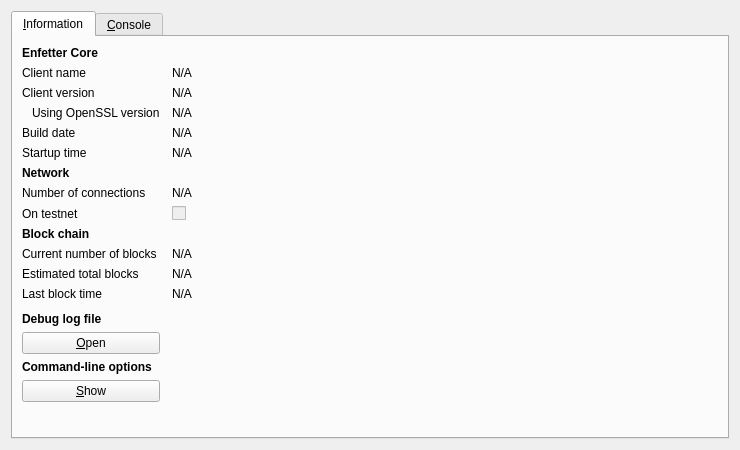
<?xml version="1.0" encoding="UTF-8"?>
<ui version="4.0">
 <class>RPCConsole</class>
 <widget class="QDialog" name="RPCConsole">
  <property name="geometry">
   <rect>
    <x>0</x>
    <y>0</y>
    <width>740</width>
    <height>450</height>
   </rect>
  </property>
  <property name="windowTitle">
   <string>Enfetter - Debug window</string>
  </property>
  <layout class="QVBoxLayout" name="verticalLayout_2">
   <item>
    <widget class="QTabWidget" name="tabWidget">
     <property name="currentIndex">
      <number>0</number>
     </property>
     <widget class="QWidget" name="tab_info">
      <attribute name="title">
       <string>&amp;Information</string>
      </attribute>
      <layout class="QGridLayout" name="gridLayout" columnstretch="0,1">
       <property name="horizontalSpacing">
        <number>12</number>
       </property>
       <item row="0" column="0">
        <widget class="QLabel" name="label_9">
         <property name="font">
          <font>
           <weight>75</weight>
           <bold>true</bold>
          </font>
         </property>
         <property name="text">
          <string>Enfetter Core</string>
         </property>
        </widget>
       </item>
       <item row="1" column="0">
        <widget class="QLabel" name="label_5">
         <property name="text">
          <string>Client name</string>
         </property>
        </widget>
       </item>
       <item row="1" column="1">
        <widget class="QLabel" name="clientName">
         <property name="cursor">
          <cursorShape>IBeamCursor</cursorShape>
         </property>
         <property name="text">
          <string>N/A</string>
         </property>
         <property name="textFormat">
          <enum>Qt::PlainText</enum>
         </property>
         <property name="textInteractionFlags">
          <set>Qt::LinksAccessibleByMouse|Qt::TextSelectableByKeyboard|Qt::TextSelectableByMouse</set>
         </property>
        </widget>
       </item>
       <item row="2" column="0">
        <widget class="QLabel" name="label_6">
         <property name="text">
          <string>Client version</string>
         </property>
        </widget>
       </item>
       <item row="2" column="1">
        <widget class="QLabel" name="clientVersion">
         <property name="cursor">
          <cursorShape>IBeamCursor</cursorShape>
         </property>
         <property name="text">
          <string>N/A</string>
         </property>
         <property name="textFormat">
          <enum>Qt::PlainText</enum>
         </property>
         <property name="textInteractionFlags">
          <set>Qt::LinksAccessibleByMouse|Qt::TextSelectableByKeyboard|Qt::TextSelectableByMouse</set>
         </property>
        </widget>
       </item>
       <item row="3" column="0">
        <widget class="QLabel" name="label_14">
         <property name="text">
          <string>Using OpenSSL version</string>
         </property>
         <property name="indent">
          <number>10</number>
         </property>
        </widget>
       </item>
       <item row="3" column="1">
        <widget class="QLabel" name="openSSLVersion">
         <property name="cursor">
          <cursorShape>IBeamCursor</cursorShape>
         </property>
         <property name="text">
          <string>N/A</string>
         </property>
         <property name="textFormat">
          <enum>Qt::PlainText</enum>
         </property>
         <property name="textInteractionFlags">
          <set>Qt::LinksAccessibleByMouse|Qt::TextSelectableByKeyboard|Qt::TextSelectableByMouse</set>
         </property>
        </widget>
       </item>
       <item row="4" column="0">
        <widget class="QLabel" name="label_12">
         <property name="text">
          <string>Build date</string>
         </property>
        </widget>
       </item>
       <item row="4" column="1">
        <widget class="QLabel" name="buildDate">
         <property name="cursor">
          <cursorShape>IBeamCursor</cursorShape>
         </property>
         <property name="text">
          <string>N/A</string>
         </property>
         <property name="textFormat">
          <enum>Qt::PlainText</enum>
         </property>
         <property name="textInteractionFlags">
          <set>Qt::LinksAccessibleByMouse|Qt::TextSelectableByKeyboard|Qt::TextSelectableByMouse</set>
         </property>
        </widget>
       </item>
       <item row="5" column="0">
        <widget class="QLabel" name="label_13">
         <property name="text">
          <string>Startup time</string>
         </property>
        </widget>
       </item>
       <item row="5" column="1">
        <widget class="QLabel" name="startupTime">
         <property name="cursor">
          <cursorShape>IBeamCursor</cursorShape>
         </property>
         <property name="text">
          <string>N/A</string>
         </property>
         <property name="textFormat">
          <enum>Qt::PlainText</enum>
         </property>
         <property name="textInteractionFlags">
          <set>Qt::LinksAccessibleByMouse|Qt::TextSelectableByKeyboard|Qt::TextSelectableByMouse</set>
         </property>
        </widget>
       </item>
       <item row="6" column="0">
        <widget class="QLabel" name="label_11">
         <property name="font">
          <font>
           <weight>75</weight>
           <bold>true</bold>
          </font>
         </property>
         <property name="text">
          <string>Network</string>
         </property>
        </widget>
       </item>
       <item row="7" column="0">
        <widget class="QLabel" name="label_7">
         <property name="text">
          <string>Number of connections</string>
         </property>
        </widget>
       </item>
       <item row="7" column="1">
        <widget class="QLabel" name="numberOfConnections">
         <property name="cursor">
          <cursorShape>IBeamCursor</cursorShape>
         </property>
         <property name="text">
          <string>N/A</string>
         </property>
         <property name="textFormat">
          <enum>Qt::PlainText</enum>
         </property>
         <property name="textInteractionFlags">
          <set>Qt::LinksAccessibleByMouse|Qt::TextSelectableByKeyboard|Qt::TextSelectableByMouse</set>
         </property>
        </widget>
       </item>
       <item row="8" column="0">
        <widget class="QLabel" name="label_8">
         <property name="text">
          <string>On testnet</string>
         </property>
        </widget>
       </item>
       <item row="8" column="1">
        <widget class="QCheckBox" name="isTestNet">
         <property name="enabled">
          <bool>false</bool>
         </property>
         <property name="text">
          <string/>
         </property>
        </widget>
       </item>
       <item row="9" column="0">
        <widget class="QLabel" name="label_10">
         <property name="font">
          <font>
           <weight>75</weight>
           <bold>true</bold>
          </font>
         </property>
         <property name="text">
          <string>Block chain</string>
         </property>
        </widget>
       </item>
       <item row="10" column="0">
        <widget class="QLabel" name="label_3">
         <property name="text">
          <string>Current number of blocks</string>
         </property>
        </widget>
       </item>
       <item row="10" column="1">
        <widget class="QLabel" name="numberOfBlocks">
         <property name="cursor">
          <cursorShape>IBeamCursor</cursorShape>
         </property>
         <property name="text">
          <string>N/A</string>
         </property>
         <property name="textFormat">
          <enum>Qt::PlainText</enum>
         </property>
         <property name="textInteractionFlags">
          <set>Qt::LinksAccessibleByMouse|Qt::TextSelectableByKeyboard|Qt::TextSelectableByMouse</set>
         </property>
        </widget>
       </item>
       <item row="11" column="0">
        <widget class="QLabel" name="label_4">
         <property name="text">
          <string>Estimated total blocks</string>
         </property>
        </widget>
       </item>
       <item row="11" column="1">
        <widget class="QLabel" name="totalBlocks">
         <property name="cursor">
          <cursorShape>IBeamCursor</cursorShape>
         </property>
         <property name="text">
          <string>N/A</string>
         </property>
         <property name="textFormat">
          <enum>Qt::PlainText</enum>
         </property>
         <property name="textInteractionFlags">
          <set>Qt::LinksAccessibleByMouse|Qt::TextSelectableByKeyboard|Qt::TextSelectableByMouse</set>
         </property>
        </widget>
       </item>
       <item row="12" column="0">
        <widget class="QLabel" name="label_2">
         <property name="text">
          <string>Last block time</string>
         </property>
        </widget>
       </item>
       <item row="12" column="1">
        <widget class="QLabel" name="lastBlockTime">
         <property name="cursor">
          <cursorShape>IBeamCursor</cursorShape>
         </property>
         <property name="text">
          <string>N/A</string>
         </property>
         <property name="textFormat">
          <enum>Qt::PlainText</enum>
         </property>
         <property name="textInteractionFlags">
          <set>Qt::LinksAccessibleByMouse|Qt::TextSelectableByKeyboard|Qt::TextSelectableByMouse</set>
         </property>
        </widget>
       </item>
       <item row="13" column="0">
        <spacer name="verticalSpacer_2">
         <property name="orientation">
          <enum>Qt::Vertical</enum>
         </property>
         <property name="sizeHint" stdset="0">
          <size>
           <width>20</width>
           <height>20</height>
          </size>
         </property>
        </spacer>
       </item>
       <item row="14" column="0">
        <widget class="QLabel" name="labelDebugLogfile">
         <property name="font">
          <font>
           <weight>75</weight>
           <bold>true</bold>
          </font>
         </property>
         <property name="text">
          <string>Debug log file</string>
         </property>
        </widget>
       </item>
       <item row="15" column="0">
        <widget class="QPushButton" name="openDebugLogfileButton">
         <property name="toolTip">
          <string>Open the Enfetter debug log file from the current data directory. This can take a few seconds for large log files.</string>
         </property>
         <property name="text">
          <string>&amp;Open</string>
         </property>
         <property name="autoDefault">
          <bool>false</bool>
         </property>
        </widget>
       </item>
       <item row="16" column="0">
        <widget class="QLabel" name="labelCLOptions">
         <property name="font">
          <font>
           <weight>75</weight>
           <bold>true</bold>
          </font>
         </property>
         <property name="text">
          <string>Command-line options</string>
         </property>
        </widget>
       </item>
       <item row="17" column="0">
        <widget class="QPushButton" name="showCLOptionsButton">
         <property name="toolTip">
          <string>Show the Enfetter-Qt help message to get a list with possible Enfetter command-line options.</string>
         </property>
         <property name="text">
          <string>&amp;Show</string>
         </property>
         <property name="autoDefault">
          <bool>false</bool>
         </property>
        </widget>
       </item>
       <item row="18" column="0">
        <spacer name="verticalSpacer">
         <property name="orientation">
          <enum>Qt::Vertical</enum>
         </property>
         <property name="sizeHint" stdset="0">
          <size>
           <width>20</width>
           <height>40</height>
          </size>
         </property>
        </spacer>
       </item>
      </layout>
     </widget>
     <widget class="QWidget" name="tab_console">
      <attribute name="title">
       <string>&amp;Console</string>
      </attribute>
      <layout class="QVBoxLayout" name="verticalLayout_3">
       <property name="spacing">
        <number>3</number>
       </property>
       <item>
        <widget class="QTextEdit" name="messagesWidget">
         <property name="minimumSize">
          <size>
           <width>0</width>
           <height>100</height>
          </size>
         </property>
         <property name="readOnly">
          <bool>true</bool>
         </property>
         <property name="tabKeyNavigation" stdset="0">
          <bool>false</bool>
         </property>
         <property name="columnCount" stdset="0">
          <number>2</number>
         </property>
        </widget>
       </item>
       <item>
        <layout class="QHBoxLayout" name="horizontalLayout">
         <property name="spacing">
          <number>3</number>
         </property>
         <item>
          <widget class="QLabel" name="label">
           <property name="text">
            <string notr="true">&gt;</string>
           </property>
          </widget>
         </item>
         <item>
          <widget class="QLineEdit" name="lineEdit"/>
         </item>
         <item>
          <widget class="QPushButton" name="clearButton">
           <property name="maximumSize">
            <size>
             <width>24</width>
             <height>24</height>
            </size>
           </property>
           <property name="toolTip">
            <string>Clear console</string>
           </property>
           <property name="text">
            <string/>
           </property>
           <property name="icon">
            <iconset resource="../bitcoin.qrc">
             <normaloff>:/icons/remove</normaloff>:/icons/remove</iconset>
           </property>
           <property name="shortcut">
            <string notr="true">Ctrl+L</string>
           </property>
           <property name="autoDefault">
            <bool>false</bool>
           </property>
          </widget>
         </item>
        </layout>
       </item>
      </layout>
     </widget>
    </widget>
   </item>
  </layout>
 </widget>
 <resources>
  <include location="../bitcoin.qrc"/>
 </resources>
 <connections/>
</ui>
